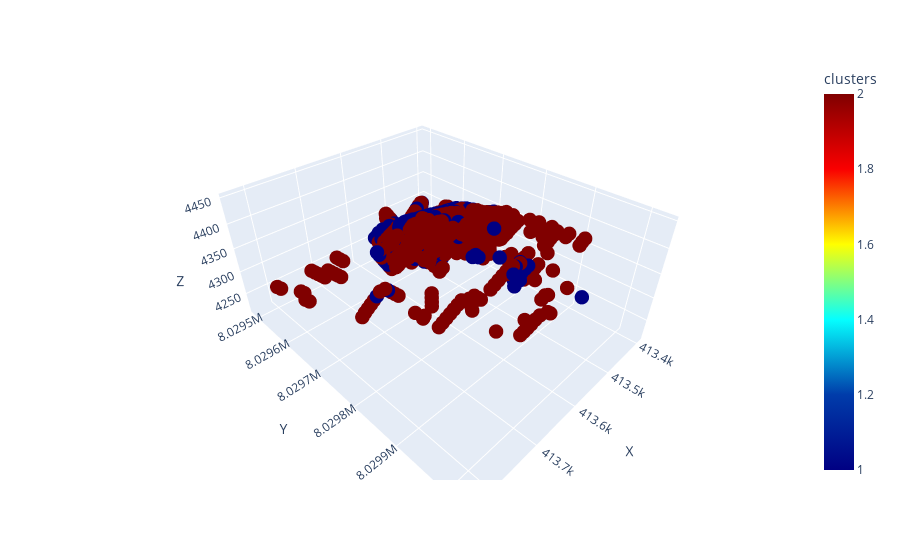

Here is the notebook cell this chart was saved with:
### Code cell
#fig = px.scatter_3d(data_origen[data_origen["MINTYPE_CODE"]==1], x="X", y="Y",z="Z", color="DOMINIO_C", 
fig = px.scatter_3d(df_numerical_trans, x="X", y="Y",z="Z", color="clusters", 
                    color_continuous_scale=px.colors.sequential.Jet)
fig.update_traces(marker=dict(size=5))
fig.show()

### Figure 1 — Plotly figure (JSON) as saved in the notebook; plotly's stock layout.template omitted (floating-point values rounded to 4 significant figures; data arrays with more than 128 entries replaced by an {"elided": "..."} marker saying what was removed)
{"data": [{"hovertemplate": "X=%{x}<br>Y=%{y}<br>Z=%{z}<br>clusters=%{marker.color}<extra></extra>", "legendgroup": "", "marker": {"color": {"elided": "922 int values"}, "coloraxis": "coloraxis", "size": 5, "symbol": "circle"}, "mode": "markers", "name": "", "scene": "scene", "showlegend": false, "type": "scatter3d", "x": {"elided": "922 float values"}, "y": {"elided": "922 float values"}, "z": {"elided": "922 float values"}}], "layout": {"coloraxis": {"colorbar": {"title": {"text": "clusters"}}, "colorscale": [[0, "rgb(0,0,131)"], [0.2, "rgb(0,60,170)"], [0.4, "rgb(5,255,255)"], [0.6, "rgb(255,255,0)"], [0.8, "rgb(250,0,0)"], [1, "rgb(128,0,0)"]]}, "legend": {"tracegroupgap": 0}, "margin": {"t": 60}, "scene": {"domain": {"x": [0, 1], "y": [0, 1]}, "xaxis": {"title": {"text": "X"}}, "yaxis": {"title": {"text": "Y"}}, "zaxis": {"title": {"text": "Z"}}}}}
